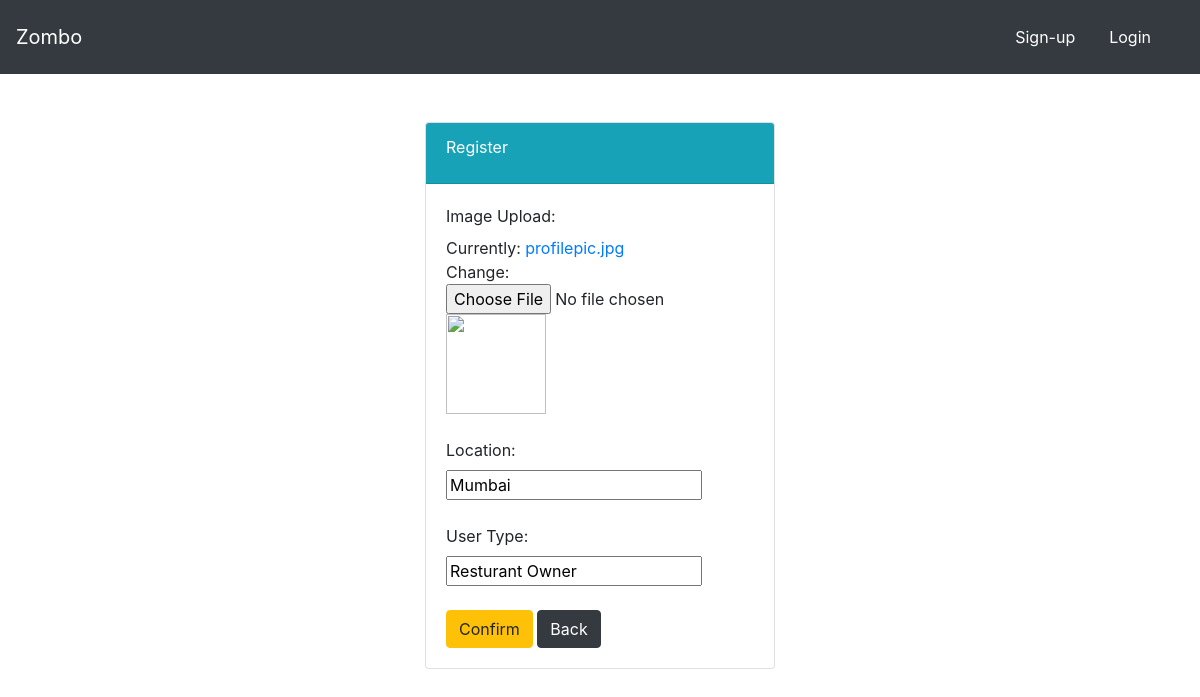
The page /users/profformedit/2/ on the database as committed earlier.
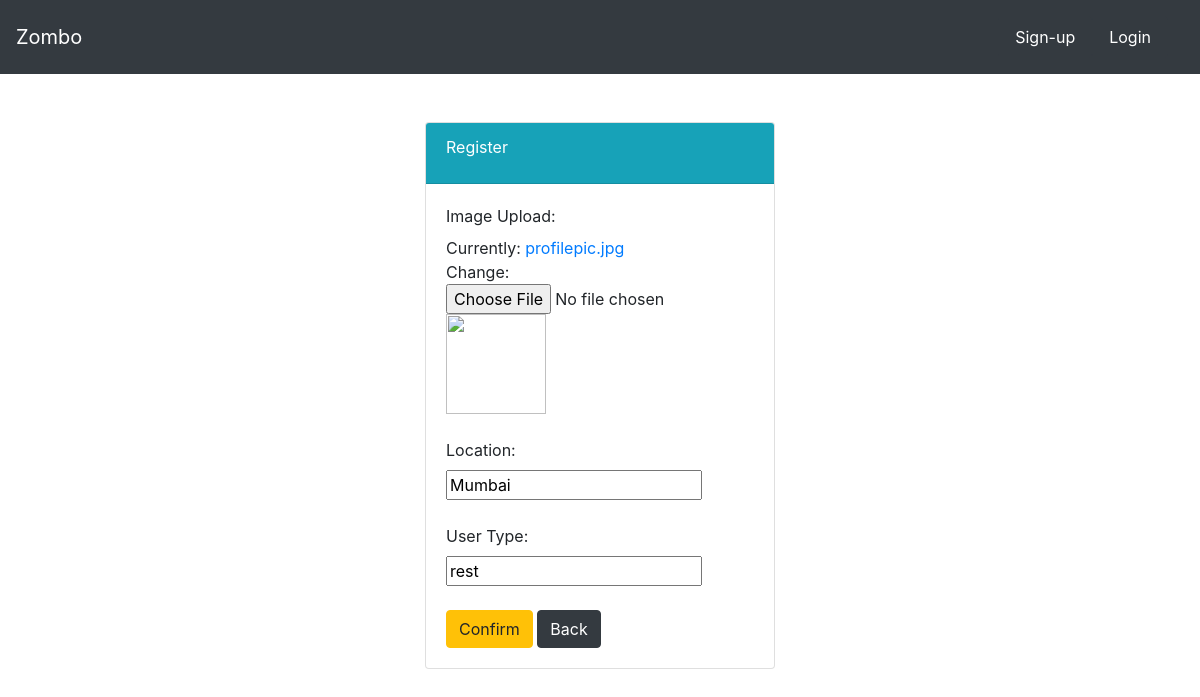
The same page on the database as committed later.
### users/models.py (models this page shows, shortened)
class Profile(models.Model):
    user = models.OneToOneField(User, on_delete= models.CASCADE)
    image = models.ImageField(default='profilepic.jpg', upload_to='profile_pictures')
    location = models.CharField(max_length=100)
    user_type = models.CharField(max_length=50, default='usertype')

### users/views.py (the view)
# urls.py: path('profformedit/<int:userid>/', userviews.ProfileFormEdit, name='profformedit'),
def ProfileFormEdit(request, userid):
    prof = Profile.objects.get(user=userid)
    form = ProfileForm(request.POST or None, request.FILES or None ,instance=prof)
    if request.method == 'POST':
        form.save()
        return redirect('profile')
    context = {
        'userid':userid,
        'form': form
        }
    return render(request, 'users/profform.html', context)

### users/forms.py
class ProfileForm(forms.ModelForm):
    class Meta:
        model = Profile
        fields = ['image', 'location', 'user_type']

### users/templates/users/profform.html (shortened to what this page needs)
{% extends "food/base.html" %}
{% block body %}
<div class="container">
    <div class="row">
        <div class="col-md-4 offset-md-4">
            <div class="card">
                <div class="card-header text-white bg-info">
                    <div class="card-title">
                        Register
                    </div>
                </div>
                <div class="card-body">
                    <form enctype = 'multipart/form-data' method="POST">
                        <label id = 'img' name ='img'> Image Upload: </label><br>
                        {{ form.image }}
                        <br><img src="{{ user.profile.image.url }}" height ='100px', width = '100px'>
                        <br><br><label> Location: </label><br>
                        {{ form.location}}
                        <br><br><label>User Type: </label><br>
                        {{ form.user_type}}
                        <br><br><button class='btn btn-warning' type='submit'>Confirm</button>
                        <a class= 'btn btn-dark' href="{% url 'profile' %}">Back</a>
                        <br>
                    </form>
                </div>
            </div>
        </div>
    </div>
</div>
{% endblock  %}

Rows that differ between the two databases and show on the page:
changed Profile "Mumbai": user_type "Resturant Owner" → "rest"
